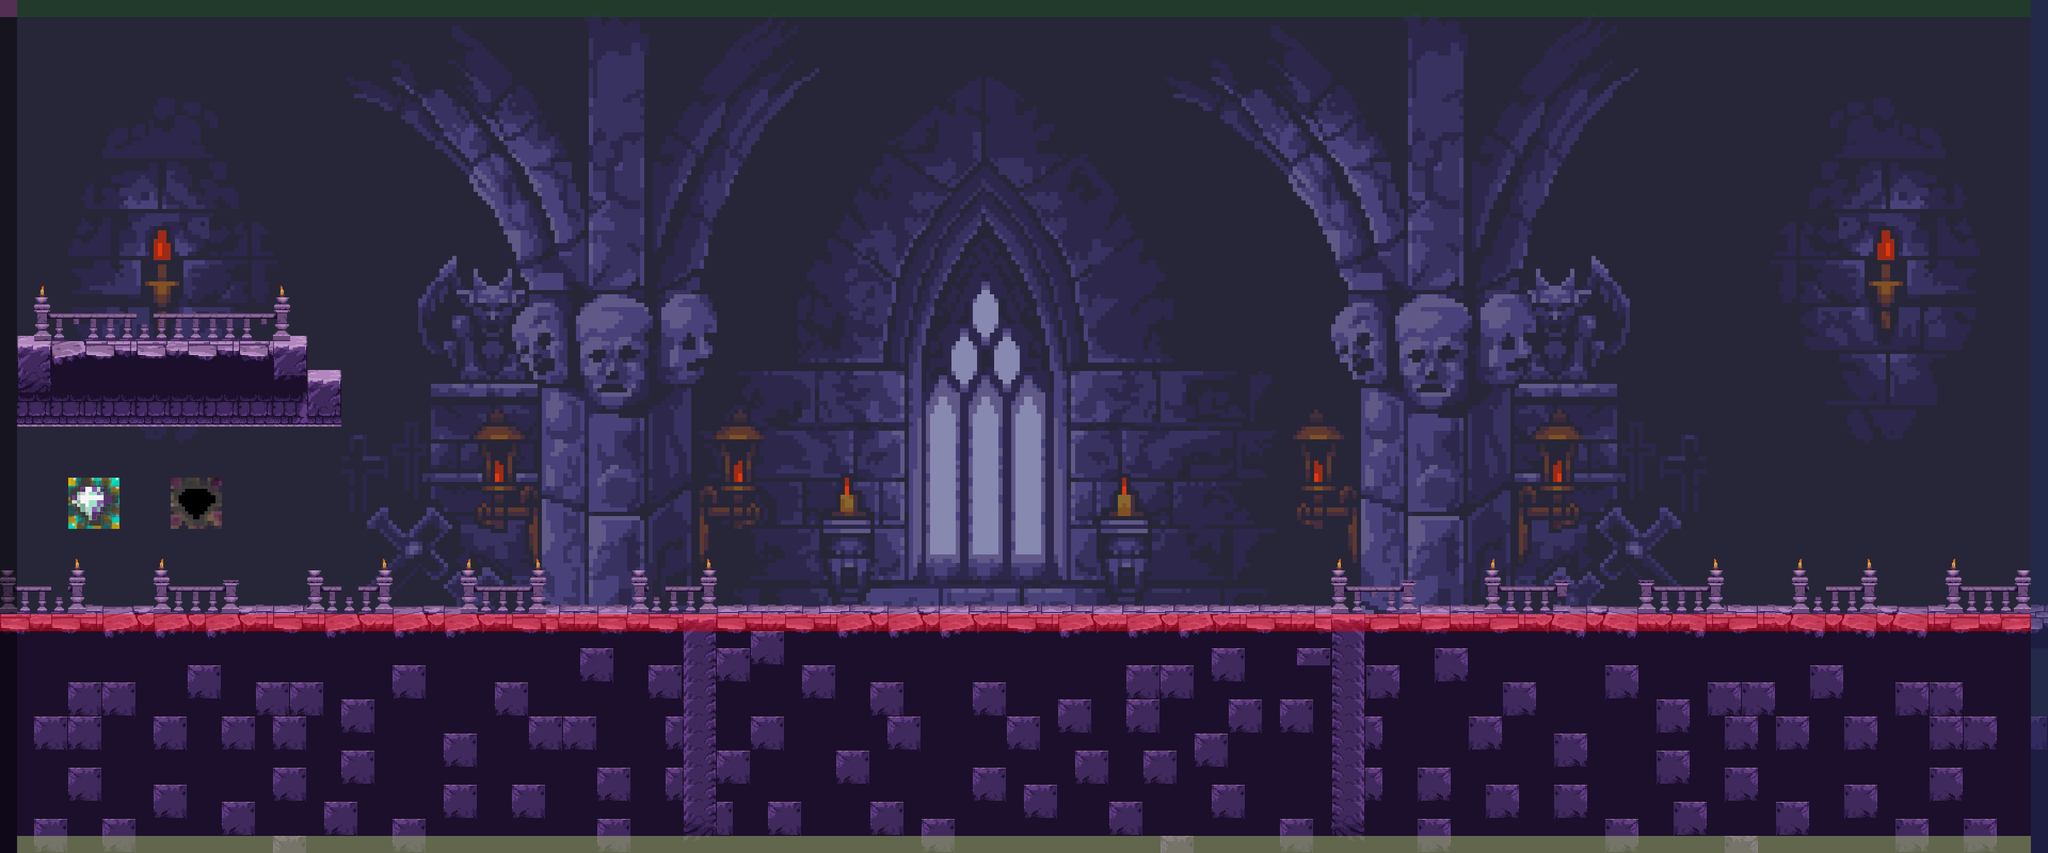

Rendered tile map (Tiled .tmx) drawn with the repository's tilesets; below, a short description and the map source with its tile grids summarised:
An orthogonal 120x50 tile map with 32x32 px tiles, 6 tile layers (Fondo, Fondo 2, Fondo3, Terra, ...), 8 tilesets.

<map version="1.10" tiledversion="1.10.1" orientation="orthogonal" renderorder="right-down" width="120" height="50" tilewidth="32" tileheight="32" infinite="0" nextlayerid="20" nextobjectid="6">
 <tileset firstgid="1" name="MapMetadata" tilewidth="32" tileheight="32" tilecount="16" columns="4">
  <image source="MapMetadata.png" width="128" height="128" />
 </tileset>
 <tileset firstgid="17" name="shop" tilewidth="32" tileheight="32" tilecount="36" columns="6">
  <image source="Use/shop.png" width="192" height="192" />
 </tileset>
 <tileset firstgid="53" name="lamp" tilewidth="32" tileheight="32" tilecount="2" columns="1">
  <image source="Use/lamp.png" width="32" height="79" />
 </tileset>
 <tileset firstgid="55" name="Main" tilewidth="32" tileheight="32" tilecount="294" columns="21">
  <image source="Mapa2/tileset.png" width="672" height="448" />
 </tileset>
 <tileset firstgid="349" name="s" tilewidth="32" tileheight="32" tilecount="7488" columns="156">
  <image source="Mapa2/backgrounds.png" width="4992" height="1536" />
 </tileset>
 <tileset firstgid="7837" name="Fondo2" tilewidth="32" tileheight="32" tilecount="1316" columns="28">
  <image source="Mapa2/column.png" width="912" height="1520" />
 </tileset>
 <tileset firstgid="9153" name="Diamond" tilewidth="32" tileheight="32" tilecount="9" columns="3">
  <image source="../Sprite/Mapa2/DiamondCase.png" width="96" height="96" />
 </tileset>
 <tileset firstgid="9162" name="DiamondCase" tilewidth="32" tileheight="32" tilecount="18" columns="6">
  <image source="../Sprite/Mapa2/DiamondCase2.png" width="192" height="96" />
 </tileset>
 <layer id="7" name="Fondo" width="120" height="50">
  <properties>
   <property name="Draw" type="bool" value="true" />
  </properties>
  <data>[6000 cells, 6000 non-empty, 3153 distinct tile ids]</data>
 </layer>
 <layer id="10" name="Fondo 2" width="120" height="50">
  <properties>
   <property name="Draw" type="bool" value="true" />
  </properties>
  <data>[6000 cells, 2632 non-empty, 1316 distinct tile ids]</data>
 </layer>
 <layer id="11" name="Fondo3" width="120" height="50">
  <properties>
   <property name="Draw" type="bool" value="true" />
  </properties>
  <data>[6000 cells, 0 non-empty, 0 distinct tile ids]</data>
 </layer>
 <layer id="19" name="Terra" width="120" height="50">
  <properties>
   <property name="Draw" type="bool" value="true" />
  </properties>
  <data>[6000 cells, 2062 non-empty, 88 distinct tile ids]</data>
 </layer>
 <layer id="17" name="Pathfinding" width="120" height="50">
  <properties>
   <property name="Navigation" type="bool" value="true" />
  </properties>
  <data>[6000 cells, 1 non-empty, 1 distinct tile ids]</data>
 </layer>
 <layer id="4" name="Colisions" width="120" height="50" opacity="0.45">
  <properties>
   <property name="Draw" type="bool" value="false" />
  </properties>
  <data>[6000 cells, 454 non-empty, 5 distinct tile ids]</data>
 </layer>
</map>